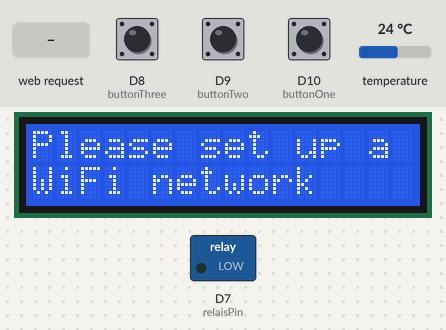
Recording of a sketch running on a simulated Arduino MKR. Parts: 16×2 character LCD, switched loads named in the sketch (green lamp = pin HIGH). The inputs (shaded band) are chosen by the test bench; at power-on: D10 (buttonOne) HIGH, temperature 24 °C, D8 (buttonThree) LOW, D9 (buttonTwo) HIGH. A WiFi scan finds three made-up networks; what the sketch prints to the serial monitor is not drawn.

Above: at 7.9 s.
At 19.1 s:
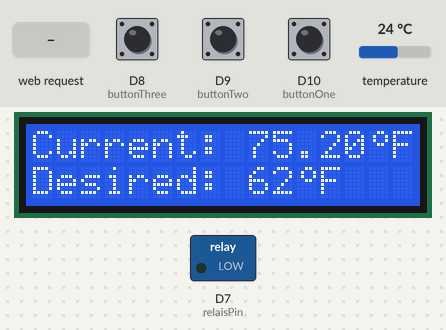
19.2 s: D10 (buttonOne) pulled LOW for 1 s
At 20.7 s:
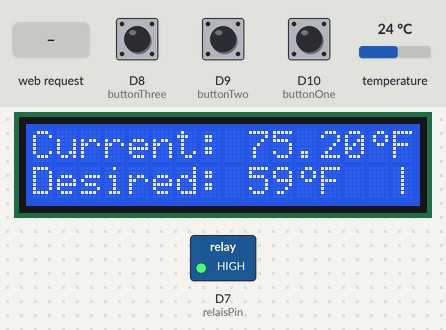
22.4 s: temperature set to 12 °C
At 22.6 s:
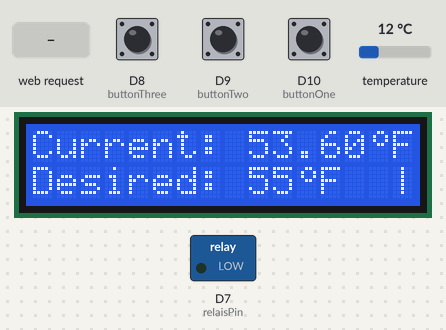
24.2 s: D10 (buttonOne) pulled LOW for 0.25 s
At 25.2 s:
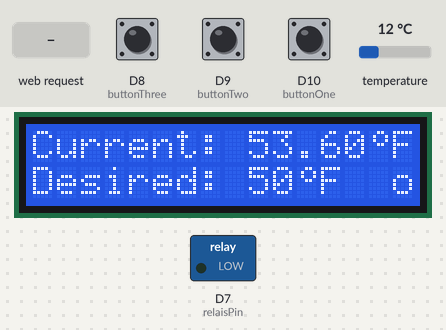
25.9 s: temperature set to 19 °C
At 28.3 s:
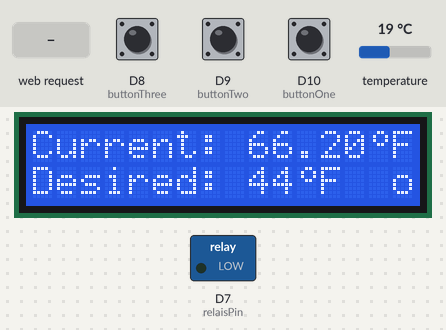
28.5 s: HTTP request GET /relayOn received
30.2 s: D8 (buttonThree) pulled HIGH for 3.2 s
Timing chart, 0 to 33.2 s (numbered marks = the images above; inputs shaded):
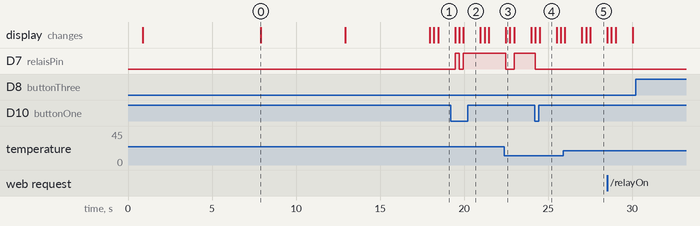

Measured:
- after the input at 19.2 s, D7 (relaisPin): LOW → HIGH after 0.26 s, → LOW 0.25 s later, → HIGH 0.25 s later; the display: first changes after 0.26 s (image 2 shows a later state)
- after the input at 22.4 s, D7 (relaisPin): HIGH → LOW after 0.08 s, → HIGH 0.50 s later
- after the input at 24.2 s, D7 (relaisPin): HIGH → LOW at once; the display: first changes at once (image 4 shows a later state)
- what the display in image 0 shows lasts 5.0 s, from 7.9 s to 12.9 s
- what the display in image 4 shows lasts 1.0 s, from 24.5 s to 25.5 s

The sketch:

air_conditioner.ino
```cpp
#include <Wire.h>
#include <LiquidCrystal_I2C.h>
#include <OneWire.h>
#include <DallasTemperature.h>
#include <SPI.h>
#include <WiFiNINA.h>

#define ONE_WIRE_BUS 2
OneWire oneWire(ONE_WIRE_BUS);

const int relaisPin = 7;
const int buttonOne = 10;
const int buttonTwo = 9;
const int buttonThree = 8;
const long interval = 1000;
boolean firstTime = true;
boolean passPage = false;
boolean passFound = false;
int numSsid = 0;
int selectedNetwork = 0;
int tempCounter;
int desiredTemp;
int toggleRelay;
double temperature;
char ssid[32]; // Network SSID
char pass[128]; // Network password
char apSsid[] = "ACWiFiSetup";  // Network SSID
char apPass[] = "123456789"; // Network password
int status = WL_IDLE_STATUS;  // WiFi status
WiFiServer server(80);
DallasTemperature sensors(&oneWire);
LiquidCrystal_I2C lcd(0x27, 16, 2); // set the LCD address to 0x27 for a 16 chars and 2 line display

void setup()
{
  // Starting values
  desiredTemp = 65;
  tempCounter = 0;
  toggleRelay = 0;

  // Relay and push buttons
  pinMode(relaisPin, OUTPUT);
  pinMode(buttonOne, INPUT);
  pinMode(buttonTwo, INPUT);
  pinMode(buttonThree, INPUT);

  Serial.begin(9600);

  sensors.begin();

  // Get current temperature in Fahrenheit
  sensors.requestTemperatures();
  temperature = sensors.getTempFByIndex(0);

  lcd.init();  // Initialize the lcd
  lcd.backlight();  // Open the backlight

  lcd.setCursor(0, 0); // Set the cursor to column 1, line 1
  lcd.print("Connecting..."); // Idle while connecting to WiFi

  lcd.setCursor(15, 1); // Set the cursor to column 15, line 2
  lcd.print("o"); // Begins in an off state

  // Degree symbol configuration
  byte degreeSymbol[8] = {
    0b00110,
    0b01001,
    0b01001,
    0b00110,
    0b00000,
    0b00000,
    0b00000,
    0b00000
  };
  lcd.createChar(0, degreeSymbol);

  // Tries to connect to network, skips if first time setup
  if (firstTime == false) {
    for (int i = 0; i < 10; i++) {
      Serial.print("Connecting to: ");
      Serial.print(ssid);
      Serial.print("\t");
      Serial.print("Password: ");
      Serial.print(pass);
      Serial.print("\t");
      Serial.print("Status: ");
      Serial.print(WiFi.status());
      Serial.println();
      status = WiFi.begin(ssid, pass);
      delay(10000);
      if (status == WL_CONNECTED) {
        i = 10;
      }
    }
  }

  // If cannot connect to valid network, prompts WiFi setup
  if (status != WL_CONNECTED) {
    Serial.println("Please set up a network");
    listNetworks();
    status = WiFi.beginAP(apSsid, apPass);
    delay(5000);

    // Notifies need for WiFi network setup via AP
    lcd.clear();
    lcd.setCursor(0, 0);
    lcd.print("Please set up a");
    lcd.setCursor(0, 1);
    lcd.print("WiFi network");
    delay(5000);
    lcd.clear();
    lcd.setCursor(0, 0);
    lcd.print("WiFi setup pass:");
    lcd.setCursor(0, 1);
    lcd.print("123456789");
    delay(5000);

    server.begin();
    wifiInfo();
  } else {
    Serial.print("You're connected to the network");

    // Notifies successful WiFi connection and displays local ip
    lcd.clear();
    lcd.setCursor(0, 0);
    lcd.print("WiFi connection");
    lcd.setCursor(0, 1);
    lcd.print("successful!");
    delay(5000);
    lcd.clear();
    lcd.setCursor(0, 0);
    lcd.print("Your WiFi IP:");
    lcd.setCursor(0, 1);
    lcd.print(WiFi.localIP());
    delay(10000);

    server.begin();
    wifiInfo();
  }
}

void loop()
{
  WiFiClient client = server.available(); // Listen for incoming clients

  if (client) {
    Serial.println("NEW CLIENT");
    String currentLine = ""; // Stores incoming data from client
    while (client.connected()) {
      if (client.available()) {
        char c = client.read(); // Reads next byte from server
        Serial.write(c);
        if (c == '\n') {
          // If end of HTTP request
          if (currentLine.length() == 0) {
            // HTTP header
            client.println("HTTP/1.1 200 OK");
            client.println("Content-type:text/html");
            client.println();
            if (status == WL_AP_LISTENING) {
              // Scans and displays avaiable nearby networks
              if (passPage == false) {
                for (int curNetwork = 0; curNetwork < numSsid; curNetwork++) {
                  client.print(WiFi.SSID(curNetwork));
                  client.print(" ");
                  client.print("<a href=\"");
                  client.print("/");
                  client.print(curNetwork);
                  client.print("network");
                  client.print("\">CONNECT</a><br>");
                }
              } else {
                // Asks for password after choosing network
                client.print("<form>");
                client.print("<label for=\"pass\">WiFi Password: </label>");
                client.print("<input type=\"password\" id=\"pass\" name=\"password\" size =\"50\" method=\"post\">");
                client.print("<p>");
                client.print("<input type=\"Submit\" Value=\"Submit\">");
                client.print("</form>");
              }
              client.println();
              break;
            } else {
              // Control machine via HTTP responses
              client.print("Click <a href=\"/relayOn\">here</a> turn the relay on<br>");
              client.print("Click <a href=\"/relayOff\">here</a> turn the relay off<br>");
              client.print("Click <a href=\"/tempInc\">here</a> increase temperature<br>");
              client.print("Click <a href=\"/tempDec\">here</a> decrease temperature<br>");
              client.println();
              break;
            }
          } else {
            currentLine = "";
          }
        } else if (c != '\r') { // If client client gives request, add to currentLine
          currentLine += c;
        }
        // When connected to setup AP
        if (status == WL_AP_LISTENING) {
          if (passPage == false) {
            // Checks if HTTP request contains valid network SSID
            for (int curNetwork = 0; curNetwork < numSsid; curNetwork++) {
              String httpGet = "GET /";
              httpGet.concat(curNetwork);
              httpGet.concat("network");
              if (currentLine.endsWith(httpGet)) {
                selectedNetwork = curNetwork;
                passPage = true;
              }
            }
          } else {
            // Parses HTTP request for network password and stores it
            if (currentLine.indexOf("?password=") > 0 && currentLine.endsWith(" HTTP/1.1") && passFound == false) {
              int passStartIndex = currentLine.indexOf("?password=") + 10;
              int passEndIndex = currentLine.indexOf(" HTTP/1.1");
              for (int thisChar = passStartIndex; thisChar < passEndIndex; thisChar++) {
                pass[thisChar - passStartIndex] = currentLine.charAt(thisChar);
              }
              passFound = true;
            }
            // When valid password is found
            if (passFound == true) {
              // Resets machine and tries to connect to network chosen by user
              String networkName = WiFi.SSID(selectedNetwork);
              networkName.toCharArray(ssid, networkName.length() + 1);
              Serial.println(networkName);
              firstTime = false;
              passPage = false;
              passFound = false;
              client.stop();
              Serial.println("client disconnected");
              WiFi.end();
              setup();
            }
          }
        } else {
          // Check HTTP requests for controlling machine
          if (currentLine.endsWith("GET /relayOn")) {
            toggleRelay = 1;
          }
          if (currentLine.endsWith("GET /relayOff")) {
            toggleRelay = 0;
          }
          if (currentLine.endsWith("GET /tempInc")) {
            desiredTemp++;
          }
          if (currentLine.endsWith("GET /tempDec")) {
            desiredTemp--;
          }
        }
      }
    }
    // Close connection
    client.stop();
    Serial.println("client disconnected");
  }

  // Requests temperature every 660ms
  if (tempCounter == 3) {
    sensors.requestTemperatures();
    temperature = sensors.getTempFByIndex(0);
    tempCounter = 0;
  }

  // Increases temperature when buttonThree is pressed
  if (digitalRead(buttonTwo) == LOW && digitalRead(buttonThree) == HIGH
      && desiredTemp <= 120) {
    desiredTemp++;
  }

  // Decreases temperature when buttonTwo is pressed
  if (digitalRead(buttonThree) == LOW && digitalRead(buttonTwo) == HIGH
      && desiredTemp >= -120) {
    desiredTemp--;
  }

  lcd.setCursor(0, 0); // Set the cursor to column 1, line 1
  lcd.print("Current: ");
  lcd.print(temperature);
  lcd.print((char)0);
  lcd.print("F");

  lcd.setCursor(0, 1); // Set the cursor to column 1, line 2
  lcd.print("Desired: ");
  lcd.print(desiredTemp);
  lcd.print((char)0);
  lcd.print("F");

  // Toggles relay module and displays on/off state
  if (digitalRead(buttonOne) == LOW && toggleRelay == 0) {
    toggleRelay = 1;
    lcd.setCursor(15, 1); // Set the cursor to column 15, line 2
    lcd.print("|");
  } else if (digitalRead(buttonOne) == LOW && toggleRelay == 1) {
    toggleRelay = 0;
    lcd.setCursor(15, 1); // set the cursor to column 15, line 2
    lcd.print("o");
  }

  // Powers fans only when desired temperature is less than current
  if (toggleRelay == 1) {
    if (temperature > desiredTemp) {
      digitalWrite(relaisPin, HIGH);
    } else {
      digitalWrite(relaisPin, LOW);
    }
  } else {
    digitalWrite(relaisPin, LOW);
  }

  tempCounter++;
  delay(220);
}

// Prints WiFi info to serial monitor
void wifiInfo() {
  Serial.print("SSID: ");
  Serial.println(WiFi.SSID());

  // Board local ip
  IPAddress ip = WiFi.localIP();
  Serial.print("IP Address: ");
  Serial.println(ip);
}

// Scans and lists nearby networks to serial monitor
void listNetworks() {
  // scan for nearby networks:
  numSsid = WiFi.scanNetworks();
  if (numSsid == -1)
  {
    Serial.println("Couldn't get a WiFi connection");
    while (true);
  }
  // print the network number and name for each network found:
  for (int currentNet = 0; currentNet < numSsid; currentNet++) {
    Serial.print(currentNet + 1);
    Serial.print(") ");
    Serial.print("\tSSID: ");
    Serial.println(WiFi.SSID(currentNet));
  }
  Serial.println();
}
```
